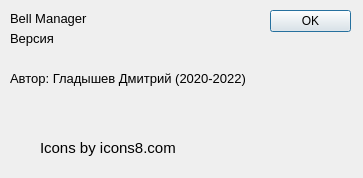
<?xml version="1.0" encoding="UTF-8"?>
<ui version="4.0">
 <class>AboutDialog</class>
 <widget class="QDialog" name="AboutDialog">
  <property name="geometry">
   <rect>
    <x>0</x>
    <y>0</y>
    <width>363</width>
    <height>178</height>
   </rect>
  </property>
  <property name="minimumSize">
   <size>
    <width>363</width>
    <height>178</height>
   </size>
  </property>
  <property name="maximumSize">
   <size>
    <width>363</width>
    <height>178</height>
   </size>
  </property>
  <property name="windowTitle">
   <string>Dialog</string>
  </property>
  <property name="windowOpacity">
   <double>1.000000000000000</double>
  </property>
  <widget class="QDialogButtonBox" name="buttonBox">
   <property name="geometry">
    <rect>
     <x>270</x>
     <y>10</y>
     <width>81</width>
     <height>141</height>
    </rect>
   </property>
   <property name="orientation">
    <enum>Qt::Vertical</enum>
   </property>
   <property name="standardButtons">
    <set>QDialogButtonBox::Ok</set>
   </property>
  </widget>
  <widget class="QLabel" name="label">
   <property name="geometry">
    <rect>
     <x>40</x>
     <y>140</y>
     <width>151</width>
     <height>16</height>
    </rect>
   </property>
   <property name="font">
    <font>
     <pointsize>11</pointsize>
    </font>
   </property>
   <property name="text">
    <string>Icons by icons8.com</string>
   </property>
  </widget>
  <widget class="QLabel" name="label_2">
   <property name="geometry">
    <rect>
     <x>10</x>
     <y>10</y>
     <width>181</width>
     <height>16</height>
    </rect>
   </property>
   <property name="font">
    <font>
     <pointsize>10</pointsize>
    </font>
   </property>
   <property name="text">
    <string>Bell Manager</string>
   </property>
  </widget>
  <widget class="QLabel" name="versionLabel">
   <property name="geometry">
    <rect>
     <x>10</x>
     <y>30</y>
     <width>181</width>
     <height>16</height>
    </rect>
   </property>
   <property name="font">
    <font>
     <pointsize>10</pointsize>
    </font>
   </property>
   <property name="text">
    <string>Версия</string>
   </property>
  </widget>
  <widget class="QLabel" name="label_4">
   <property name="geometry">
    <rect>
     <x>10</x>
     <y>70</y>
     <width>261</width>
     <height>16</height>
    </rect>
   </property>
   <property name="font">
    <font>
     <pointsize>10</pointsize>
    </font>
   </property>
   <property name="text">
    <string>Автор: Гладышев Дмитрий (2020-2022)</string>
   </property>
  </widget>
 </widget>
 <resources/>
 <connections>
  <connection>
   <sender>buttonBox</sender>
   <signal>accepted()</signal>
   <receiver>AboutDialog</receiver>
   <slot>accept()</slot>
   <hints>
    <hint type="sourcelabel">
     <x>248</x>
     <y>254</y>
    </hint>
    <hint type="destinationlabel">
     <x>157</x>
     <y>274</y>
    </hint>
   </hints>
  </connection>
  <connection>
   <sender>buttonBox</sender>
   <signal>rejected()</signal>
   <receiver>AboutDialog</receiver>
   <slot>reject()</slot>
   <hints>
    <hint type="sourcelabel">
     <x>316</x>
     <y>260</y>
    </hint>
    <hint type="destinationlabel">
     <x>286</x>
     <y>274</y>
    </hint>
   </hints>
  </connection>
 </connections>
</ui>
